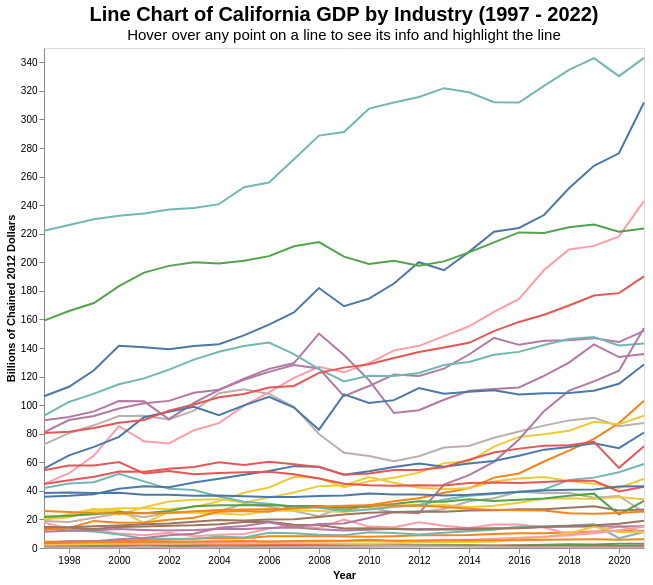

The Vega-Lite source for this figure:
### Vega-Lite specification from a JSON file in a GitHub repository (floating-point values rounded to 4 significant figures; data arrays with more than 128 entries replaced by an {"elided": "..."} marker saying what was removed)
{"usermeta": {"embedOptions": {"theme": "fivethirtyeight"}}, "config": {"view": {"continuousWidth": 400, "continuousHeight": 300}}, "layer": [{"mark": "circle", "encoding": {"color": {"field": "Industry", "legend": null, "type": "nominal"}, "opacity": {"value": 0}, "tooltip": [{"field": "Industry", "title": "Industry", "type": "nominal"}, {"field": "Year2", "title": "Year", "type": "ordinal"}, {"field": "GDP", "format": "$,.2f", "title": "GDP", "type": "quantitative"}], "x": {"axis": {"grid": false}, "field": "Year", "title": "Year", "type": "temporal"}, "y": {"axis": {"grid": false}, "field": "yaxis", "title": "Billions of Chained 2012 Dollars", "type": "quantitative"}}, "selection": {"selector002": {"type": "single", "on": "mouseover", "fields": ["Industry"], "nearest": true}}}, {"mark": "line", "encoding": {"color": {"field": "Industry", "legend": null, "type": "nominal"}, "size": {"condition": {"value": 2, "selection": "selector002"}, "value": 0.3}, "tooltip": [{"field": "Industry", "title": "Industry", "type": "nominal"}, {"field": "Year2", "title": "Year", "type": "ordinal"}, {"field": "GDP", "format": "$,.2f", "title": "GDP", "type": "quantitative"}], "x": {"axis": {"grid": false}, "field": "Year", "title": "Year", "type": "temporal"}, "y": {"axis": {"grid": false}, "field": "yaxis", "title": "Billions of Chained 2012 Dollars", "type": "quantitative"}}}], "data": {"name": "data-94104e001a668fccf5d206da23eed756"}, "height": 500, "title": {"text": "Line Chart of California GDP by Industry (1997 - 2022)", "fontSize": 20, "subtitle": "Hover over any point on a line to see its info and highlight the line", "subtitleFontSize": 15}, "width": 600, "$schema": "https://vega.github.io/schema/vega-lite/v4.17.0.json", "datasets": {"data-94104e001a668fccf5d206da23eed756": {"elided": "925 records"}}}
